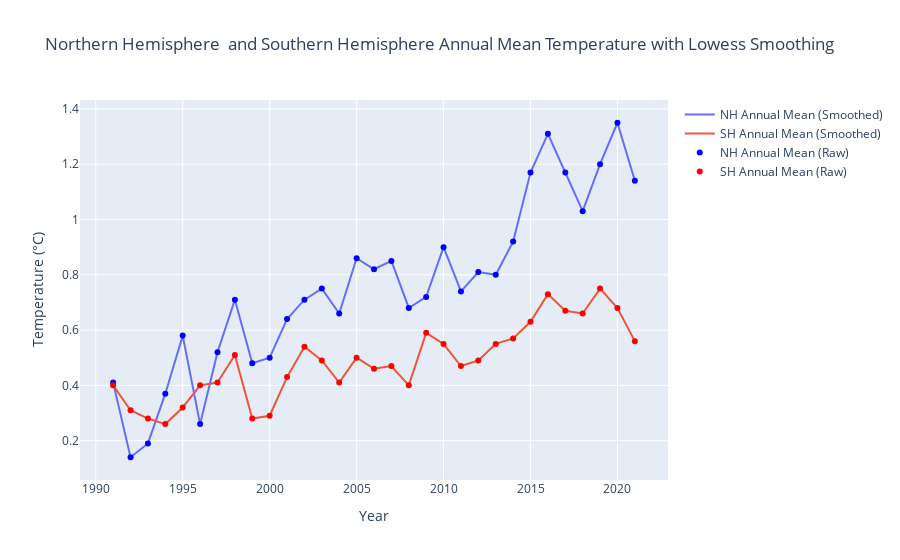

This figure's notebook cell:
### Markdown cell above
#### Create  a line plot showing NH and SH Annual Mean temperatures along with their Lowess smoothing across Northern Hemisphere and Southern Hemisphere (The raw data points are also shown for reference)

### Code cell
# create traces for NH and SH Annual Mean along with their smoothed versions using go.Scatter
# For each trace, specify the x-coordinates as the years (NH_annual_mean.index and SH_annual_mean.index) and y-coordinates as the corresponding temperatures.
# Set the mode to 'lines' for the smoothed traces and 'markers' for the raw data.
# Each trace is added to the data list in the go.Figure constructor.
trace_nh = go.Scatter(x=NH_annual_mean.index, y=nh_smoothed[:, 1], mode='lines', name='NH Annual Mean (Smoothed)')
trace_sh = go.Scatter(x=SH_annual_mean.index, y=sh_smoothed[:, 1], mode='lines', name='SH Annual Mean (Smoothed)')
trace_nh_raw = go.Scatter(x=NH_annual_mean.index, y=NH_annual_mean['NHem_h'], mode='markers', name='NH Annual Mean (Raw)', marker=dict(color='blue'))
trace_sh_raw = go.Scatter(x=SH_annual_mean.index, y=SH_annual_mean['SHem_h'], mode='markers', name='SH Annual Mean (Raw)', marker=dict(color='red'))

# Create layout
layout = go.Layout(title='Northern Hemisphere  and Southern Hemisphere Annual Mean Temperature with Lowess Smoothing',
                   xaxis=dict(title='Year'),
                   yaxis=dict(title='Temperature (°C)'))

# Create figure
fig = go.Figure(data=[trace_nh, trace_sh, trace_nh_raw, trace_sh_raw], layout=layout)

# Show plot
fig.show()

### Figure 1 — Plotly figure (JSON) as saved in the notebook; plotly's stock layout.template omitted (floating-point values rounded to 4 significant figures)
{"data": [{"mode": "lines", "name": "NH Annual Mean (Smoothed)", "type": "scatter", "x": [1991, 1992, 1993, 1994, 1995, 1996, 1997, 1998, 1999, 2000, 2001, 2002, 2003, 2004, 2005, 2006, 2007, 2008, 2009, 2010, 2011, 2012, 2013, 2014, 2015, 2016, 2017, 2018, 2019, 2020, 2021], "y": [0.41, 0.14, 0.19, 0.37, 0.58, 0.26, 0.52, 0.71, 0.48, 0.5, 0.64, 0.71, 0.75, 0.66, 0.86, 0.82, 0.85, 0.68, 0.72, 0.9, 0.74, 0.81, 0.8, 0.92, 1.17, 1.31, 1.17, 1.03, 1.2, 1.35, 1.14]}, {"mode": "lines", "name": "SH Annual Mean (Smoothed)", "type": "scatter", "x": [1991, 1992, 1993, 1994, 1995, 1996, 1997, 1998, 1999, 2000, 2001, 2002, 2003, 2004, 2005, 2006, 2007, 2008, 2009, 2010, 2011, 2012, 2013, 2014, 2015, 2016, 2017, 2018, 2019, 2020, 2021], "y": [0.4, 0.31, 0.28, 0.26, 0.32, 0.4, 0.41, 0.51, 0.28, 0.29, 0.43, 0.54, 0.49, 0.41, 0.5, 0.46, 0.47, 0.4, 0.59, 0.55, 0.47, 0.49, 0.55, 0.57, 0.63, 0.73, 0.67, 0.66, 0.75, 0.68, 0.56]}, {"marker": {"color": "blue"}, "mode": "markers", "name": "NH Annual Mean (Raw)", "type": "scatter", "x": [1991, 1992, 1993, 1994, 1995, 1996, 1997, 1998, 1999, 2000, 2001, 2002, 2003, 2004, 2005, 2006, 2007, 2008, 2009, 2010, 2011, 2012, 2013, 2014, 2015, 2016, 2017, 2018, 2019, 2020, 2021], "y": [0.41, 0.14, 0.19, 0.37, 0.58, 0.26, 0.52, 0.71, 0.48, 0.5, 0.64, 0.71, 0.75, 0.66, 0.86, 0.82, 0.85, 0.68, 0.72, 0.9, 0.74, 0.81, 0.8, 0.92, 1.17, 1.31, 1.17, 1.03, 1.2, 1.35, 1.14]}, {"marker": {"color": "red"}, "mode": "markers", "name": "SH Annual Mean (Raw)", "type": "scatter", "x": [1991, 1992, 1993, 1994, 1995, 1996, 1997, 1998, 1999, 2000, 2001, 2002, 2003, 2004, 2005, 2006, 2007, 2008, 2009, 2010, 2011, 2012, 2013, 2014, 2015, 2016, 2017, 2018, 2019, 2020, 2021], "y": [0.4, 0.31, 0.28, 0.26, 0.32, 0.4, 0.41, 0.51, 0.28, 0.29, 0.43, 0.54, 0.49, 0.41, 0.5, 0.46, 0.47, 0.4, 0.59, 0.55, 0.47, 0.49, 0.55, 0.57, 0.63, 0.73, 0.67, 0.66, 0.75, 0.68, 0.56]}], "layout": {"title": {"text": "Northern Hemisphere  and Southern Hemisphere Annual Mean Temperature with Lowess Smoothing"}, "xaxis": {"title": {"text": "Year"}}, "yaxis": {"title": {"text": "Temperature (°C)"}}}}
